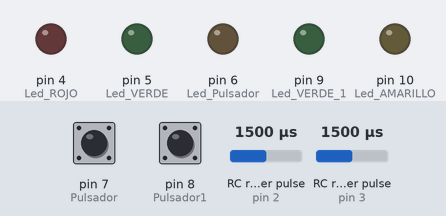
This sketch was run on a simulated Arduino Uno, built with avr-gcc and run on an emulated ATmega328P. On the bench: output pins drawn as LEDs (lit = HIGH). Wiring (inferred from the names in the program): 2 × RC receiver channel: data pin 2 / data pin 3. The test bench sets the inputs (shaded band); at power-on: pin 7 (Pulsador) LOW, pin 8 (Pulsador1) LOW, RC receiver pulse (sensors on pin 2, pin 3) 1500 µs.

Above: at 1.2 s.
1.3 s: pin 7 (Pulsador) pulled HIGH for 0.15 s
At 1.47 s:
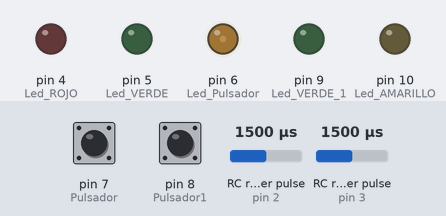
3.0 s: pin 8 (Pulsador1) pulled HIGH for 0.15 s
At 3.1 s:
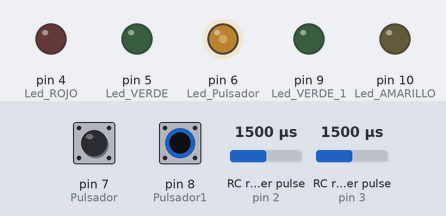
4.6 s: pin 8 (Pulsador1) pulled HIGH for 3.2 s
At 9.0 s:
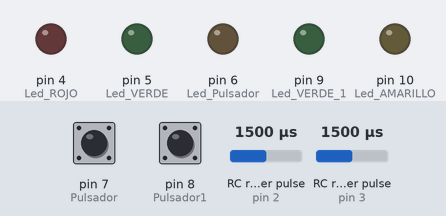
9.3 s: pin 7 (Pulsador) pulled HIGH for 3.2 s
At 9.9 s:
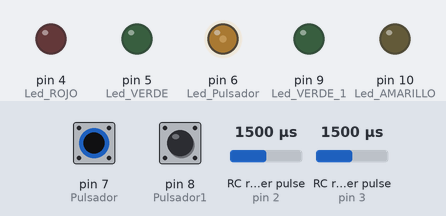
Timing chart, 0 to 14.0 s (numbered marks = the images above; inputs shaded):
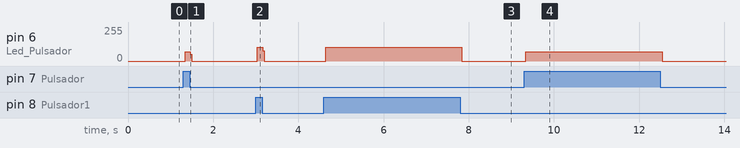

The sketch:

encoder_blinkdelay_2pulsador.ino
```cpp
#define Led_ROJO 4
#define Led_VERDE 5
#define Led_Pulsador  6
#define Pulsador  7

#define Led_VERDE_1 9
#define Led_AMARILLO 10
#define Pulsador1  8

//---------BLINK DELAY----------------
//------------------------------blink1
unsigned long previousMillis = 0;
const long interval = 100 ;
//------------------------------blink2
unsigned long previousMillis1 = 0 ;
const long interval1 = 1000;
//------------------------------blink3
unsigned long previousMillis2 ;
const long interval2 = 1000 ;
//------------------------------

/*
//------------------------------blink4
unsigned long previousMillis3 = 0;
const long interval3 = 1000 ;
//------------------------------blink5
unsigned long previousMillis4 = 0 ;
const long interval4 = 1000;
//------------------------------blink6
unsigned long previousMillis5 ;
const long interval5 = 100 ;
//------------------------------
*/
const int channelPinA = 2;
const int channelPinB = 3;

const int timeThreshold = 5;
long timeCounter = 0;

const int maxSteps = 255;
volatile int ISRCounter = 0;
int counter = 0;


bool IsCW = true;

void setup()
{
  pinMode(Led_ROJO, OUTPUT);
  pinMode(Led_VERDE, OUTPUT);
  pinMode(Led_Pulsador, OUTPUT);
  pinMode(Led_AMARILLO, OUTPUT);
  pinMode(Led_VERDE_1, OUTPUT);
  pinMode(Pulsador, INPUT);
  pinMode(Pulsador1, INPUT);

  pinMode(channelPinA, INPUT_PULLUP);
  pinMode(channelPinB, INPUT_PULLUP);

  Serial.begin(9600);
  attachInterrupt(digitalPinToInterrupt(channelPinA), doEncodeA, CHANGE);
  attachInterrupt(digitalPinToInterrupt(channelPinB), doEncodeB, CHANGE);
}

void loop() {


if (counter != ISRCounter)
  {
    counter = ISRCounter;
    Serial.println(counter);
}
//---------Motor1----------
  if (digitalRead(Pulsador)) {
    Motor1();
    digitalWrite (Led_Pulsador, HIGH);
  } else {
    digitalWrite (Led_Pulsador, LOW);
  }
//---------Motor2----------
 if (digitalRead(Pulsador1)) {
    Motor2();
    digitalWrite (Led_Pulsador, HIGH);
  } else {
    digitalWrite (Led_Pulsador, LOW);
  }
}

//**********************
//------MOTOR1----------
//**********************

void Motor1 () {

  unsigned long currentMillis = millis();

  // Gestionar el desbordamiento
  if ((unsigned long)(currentMillis - previousMillis1) >= interval1)
  {
    if (counter != ISRCounter && IsCW == true ) {
      Subir();
      previousMillis1 = millis();
    }

    if ((unsigned long)(currentMillis - previousMillis2) >= interval2)
    {
      if ( counter != ISRCounter && IsCW == false) {
        Bajar();
        previousMillis2 = millis();
      }

      if ((unsigned long)(currentMillis - previousMillis) >= interval)
      {
        apagarLeds ();
        previousMillis = millis();
      }

    }
  }
  counter = ISRCounter;
}


void Subir () {

  digitalWrite (Led_ROJO, HIGH); // Simulando el enable
  digitalWrite (Led_VERDE, LOW); // Simulando direccion
}

void Bajar () {
  digitalWrite (Led_ROJO, HIGH);
  digitalWrite (Led_VERDE, HIGH);
}

void apagarLeds () {
  digitalWrite (Led_ROJO, LOW);
  digitalWrite (Led_VERDE, LOW);
}


//**********************
//------MOTOR2----------
//**********************


void Motor2 () {

  unsigned long currentMillis = millis();

  // Gestionar el desbordamiento
  if ((unsigned long)(currentMillis - previousMillis1) >= interval1)
  {
    if (counter != ISRCounter && IsCW == true ) {
      Subir1();
      previousMillis1 = millis();
    }

    if ((unsigned long)(currentMillis - previousMillis2) >= interval2)
    {
      if ( counter != ISRCounter && IsCW == false) {
        Bajar1();
        previousMillis2 = millis();
      }

      if ((unsigned long)(currentMillis - previousMillis) >= interval)
      {
        apagarLeds1 ();
        previousMillis = millis();
      }

    }
  }
  counter = ISRCounter;
}


void Subir1 () {

  digitalWrite (Led_AMARILLO, HIGH); // Simulando el enable
  digitalWrite (Led_VERDE_1, LOW); // Simulando direccion
}

void Bajar1 () {
  digitalWrite (Led_AMARILLO, HIGH);
  digitalWrite (Led_VERDE_1, HIGH);
}

void apagarLeds1 () {
  digitalWrite (Led_AMARILLO, LOW);
  digitalWrite (Led_VERDE_1, LOW);
}


void doEncodeA()
{
  if (millis() > timeCounter + timeThreshold)
  {
    if (digitalRead(channelPinA) == digitalRead(channelPinB))
    {
      IsCW = true;

      if (ISRCounter + 1 <= maxSteps) ISRCounter++;
    }
    else
    {
      IsCW = false;
      if (ISRCounter - 1 > 0) ISRCounter--;
    }
    timeCounter = millis();
  }
}

void doEncodeB()
{
  if (millis() > timeCounter + timeThreshold)
  {
    if (digitalRead(channelPinA) != digitalRead(channelPinB))
    {
      IsCW = true;
      if (ISRCounter + 1 <= maxSteps) ISRCounter++;
    }
    else
    {
      IsCW = false;
      if (ISRCounter - 1 > 0) ISRCounter--;
    }
    timeCounter = millis();
  }
}
```

Measured:
- after the input at 1.3 s, pin 6 (Led_Pulsador): 0/255 → 70/255 at once, → 0/255 0.12 s later
- after the input at 3.0 s, pin 6 (Led_Pulsador): 0/255 → 103/255 at once, → 0/255 0.12 s later
- after the input at 4.6 s, pin 6 (Led_Pulsador): 0/255 → 103/255 at once, → 0/255 3.2 s later
- after the input at 9.3 s, pin 6 (Led_Pulsador): 0/255 → 70/255 at once, → 0/255 3.2 s later
